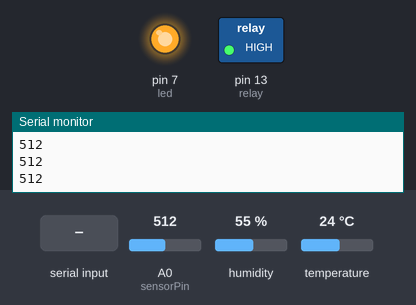
The sketch below on a simulated Arduino Uno, built with avr-gcc and run on an emulated ATmega328P. Shown: switched loads named in the sketch (green lamp = pin HIGH), output pins drawn as LEDs (lit = HIGH), the last lines printed to the serial monitor. The test bench sets the inputs (shaded band); at power-on: A0 (sensorPin) = 512, humidity 55 %, temperature 24 °C.

Above: at 1.2 s.
1.3 s: "FAN ON" received over the second serial link
At 1.9 s:
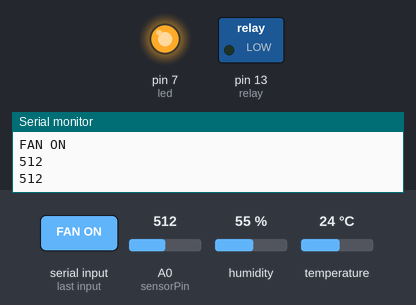
3.0 s: A0 (sensorPin) set to 79
4.5 s: A0 (sensorPin) set to 63
At 5.5 s:
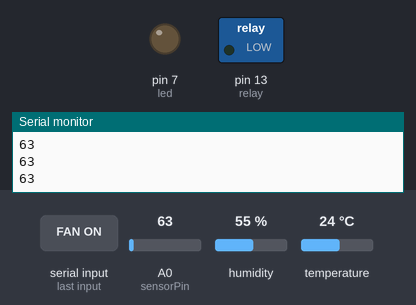
6.0 s: "FAN OFF" received over the second serial link
At 7.2 s:
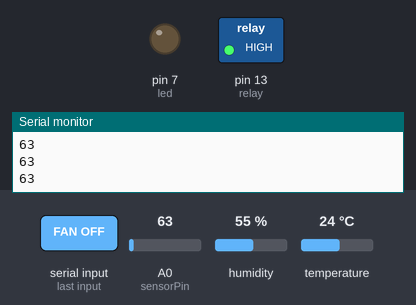
7.5 s: A0 (sensorPin) set to 80
At 8.2 s:
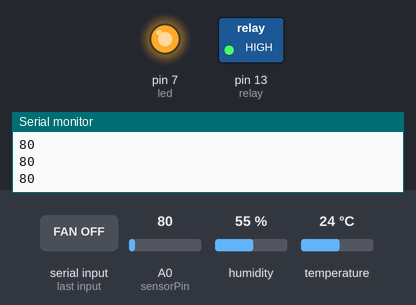
9.0 s: A0 (sensorPin) set to 60
At 9.4 s:
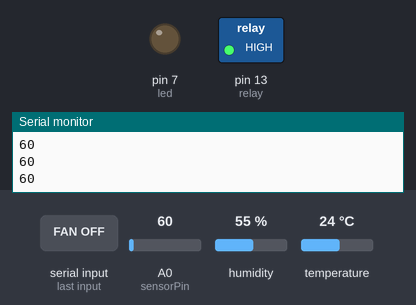
Timing chart, 0 to 11.5 s (numbered marks = the images above; inputs shaded):
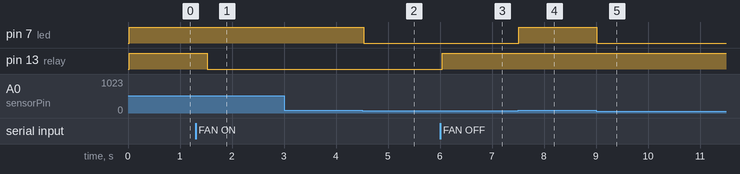

The sketch:

testing_sensor_arduino_salya.ino
```cpp
#include <SoftwareSerial.h>
#include <dht.h>
#define DHT_PIN 11
#define DHTTYPE DHT11
SoftwareSerial mySerial(2, 3);

dht DHT;


const int led = 7;
String statusLed = "OFF";
int sensorPin = A0;
int sensorValue;
const int relay = 13;
const int soundPin = A0; //sound sensor attach to A0
int threshold = 70; //Set minimum threshold for LED lit


String data = "";

void setup() {
  // put your setup code here, to run once:
  Serial.begin (115200);
  mySerial.begin (115200);
  DHT.read11(DHT_PIN);
  pinMode(led, OUTPUT);
  pinMode(relay, OUTPUT);
  digitalWrite(relay,HIGH);

}

void loop() {
  int value =  analogRead(soundPin);
    Serial.println(value);//print the value
   if(value > threshold) //if the value is greater than 600
  {
    digitalWrite(led,HIGH);//turn on the led
    delay(200);//delay 200ms
  }
  else
  {
    digitalWrite(led,LOW);//turn off the led
  }
  delay(50);
  int m = analogRead(sensorPin);
  m = map(m, 1023, 165, 0, 100);
  int h = DHT.humidity;
  int t = DHT.temperature;
  // put your main code here, to run repeatedly:
  while (mySerial.available() > 0) {
    char c = mySerial.read();
    data += c;
  }

  if (data.length() > 0) {
    Serial.println("Data Inputted :" + data);

    if (data == "FAN ON") {
      digitalWrite(relay,LOW);
      Serial.println("FAN ON");
      mySerial.print("FAN is ON");
    }
    else if(data == "FAN OFF") {
      digitalWrite(relay,HIGH);
      Serial.println("FAN OFF");
      mySerial.print("FAN is OFF");
    }
    else if(data == "TEMPERATURE") {
      mySerial.print ("TEMPERATURE: " + String(t));
    }
    else if(data == "HUMIDITY") {
      mySerial.print ("HUMIDITY: " + String(h) + "%");
    }
     else if(data == "MOISTURE") {
      mySerial.print ("MOISTURE: " + String(m) + "%");
    }
    else if(data == "STATUS") {
      mySerial.print(String("LED Condition: " + statusLed + '#'
                            + "TEMPERATURE: " + t + '#'
                            + "HUMIDITY: " + h + '#'
                            + "MOISTURE: " + m));
    }

    data = "";
  }

}
```

Measured:
- the behaviour switches between 71 and 70 on A0 (sensorPin) (found by bisection; images 1 and 2)
- after the input at 1.3 s, pin 13 (relay): HIGH → LOW after 0.23 s
- after the input at 4.5 s, pin 7 (led): HIGH → LOW at once
- after the input at 6.0 s, pin 13 (relay): LOW → HIGH after 0.05 s
- after the input at 7.5 s, pin 7 (led): LOW → HIGH at once
- after the input at 9.0 s, pin 7 (led): HIGH → LOW at once
